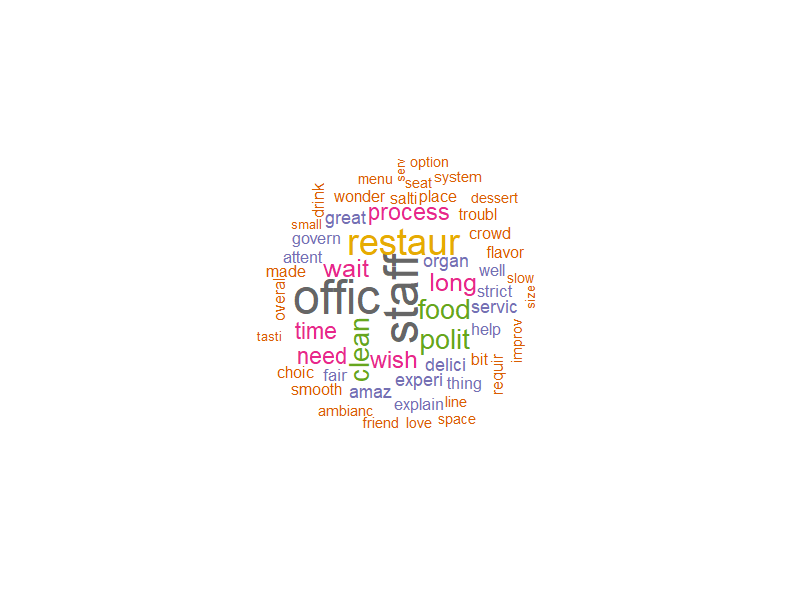

Source code (R):
#
getwd()
setwd("C:/Users/cuadr/OneDrive/Documents")

library(tm)
library(SnowballC)
library(wordcloud)
library(RColorBrewer)

text_data <- readLines("feedback.txt")

corpus <- Corpus(VectorSource(text_data))

corpus <- tm_map(corpus, content_transformer(tolower))
corpus <- tm_map(corpus, removeNumbers)
corpus <- tm_map(corpus, removePunctuation)
corpus <- tm_map(corpus, removeWords, stopwords("english"))
corpus <- tm_map(corpus, stripWhitespace)
corpus <- tm_map(corpus, stemDocument)

#

tdm <- TermDocumentMatrix(corpus)
mat <- as.matrix(tdm)

word_freq <- sort(rowSums(mat), decreasing = TRUE)

df <- data.frame(
  word = names(word_freq),
  freq = word_freq
)

# Top 10 most frequent words
top10 <- head(df, 10)
print(top10)

#

png("wordcloud_exam.png", width = 800, height = 600)

wordcloud(
  words = df$word,
  freq = df$freq,
  min.freq = 2,
  max.words = 1000,
  random.order = FALSE,
  colors = brewer.pal(8, "Dark2")
)

dev.off()

#

rare_words <- df[order(df$freq), ][1:10, ]

png("wordcloud_rare.png", width = 800, height = 600)

wordcloud(
  words = rare_words$word,
  freq = rare_words$freq,
  min.freq = 1,
  max.words = 200,
  random.order = FALSE,
  colors = brewer.pal(8, "Dark2")
)

dev.off()